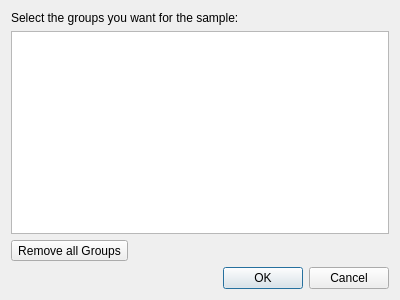
<?xml version="1.0" encoding="UTF-8"?>
<ui version="4.0">
 <class>Dialog</class>
 <widget class="QDialog" name="Dialog">
  <property name="geometry">
   <rect>
    <x>0</x>
    <y>0</y>
    <width>400</width>
    <height>300</height>
   </rect>
  </property>
  <property name="windowTitle">
   <string>Dialog</string>
  </property>
  <layout class="QVBoxLayout" name="verticalLayout">
   <item>
    <widget class="QLabel" name="topLabel">
     <property name="text">
      <string>Select the groups you want for the sample:</string>
     </property>
    </widget>
   </item>
   <item>
    <widget class="QListWidget" name="groupSelector">
     <property name="selectionMode">
      <enum>QAbstractItemView::MultiSelection</enum>
     </property>
    </widget>
   </item>
   <item>
    <widget class="QToolButton" name="toolButton">
     <property name="text">
      <string>Remove all Groups</string>
     </property>
    </widget>
   </item>
   <item>
    <widget class="QDialogButtonBox" name="buttonBox">
     <property name="orientation">
      <enum>Qt::Horizontal</enum>
     </property>
     <property name="standardButtons">
      <set>QDialogButtonBox::Cancel|QDialogButtonBox::Ok</set>
     </property>
    </widget>
   </item>
  </layout>
 </widget>
 <resources/>
 <connections>
  <connection>
   <sender>buttonBox</sender>
   <signal>accepted()</signal>
   <receiver>Dialog</receiver>
   <slot>accept()</slot>
   <hints>
    <hint type="sourcelabel">
     <x>248</x>
     <y>254</y>
    </hint>
    <hint type="destinationlabel">
     <x>157</x>
     <y>274</y>
    </hint>
   </hints>
  </connection>
  <connection>
   <sender>buttonBox</sender>
   <signal>rejected()</signal>
   <receiver>Dialog</receiver>
   <slot>reject()</slot>
   <hints>
    <hint type="sourcelabel">
     <x>316</x>
     <y>260</y>
    </hint>
    <hint type="destinationlabel">
     <x>286</x>
     <y>274</y>
    </hint>
   </hints>
  </connection>
 </connections>
</ui>
